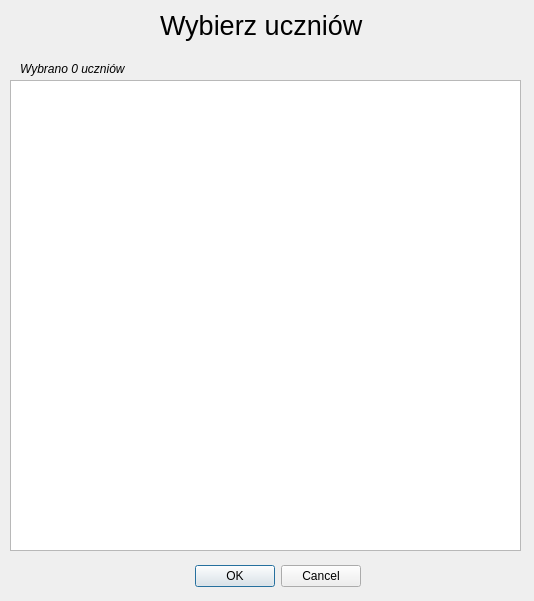
<?xml version="1.0" encoding="UTF-8"?>
<ui version="4.0">
 <class>Dialog</class>
 <widget class="QDialog" name="Dialog">
  <property name="geometry">
   <rect>
    <x>0</x>
    <y>0</y>
    <width>534</width>
    <height>601</height>
   </rect>
  </property>
  <property name="windowTitle">
   <string>Dialog</string>
  </property>
  <widget class="QDialogButtonBox" name="buttonBox">
   <property name="geometry">
    <rect>
     <x>190</x>
     <y>560</y>
     <width>171</width>
     <height>32</height>
    </rect>
   </property>
   <property name="orientation">
    <enum>Qt::Horizontal</enum>
   </property>
   <property name="standardButtons">
    <set>QDialogButtonBox::Cancel|QDialogButtonBox::Ok</set>
   </property>
  </widget>
  <widget class="QLabel" name="label_2">
   <property name="geometry">
    <rect>
     <x>160</x>
     <y>10</y>
     <width>211</width>
     <height>31</height>
    </rect>
   </property>
   <property name="font">
    <font>
     <pointsize>20</pointsize>
    </font>
   </property>
   <property name="text">
    <string>Wybierz uczniów</string>
   </property>
  </widget>
  <widget class="QTableWidget" name="tableWidget">
   <property name="geometry">
    <rect>
     <x>10</x>
     <y>80</y>
     <width>511</width>
     <height>471</height>
    </rect>
   </property>
   <attribute name="horizontalHeaderVisible">
    <bool>true</bool>
   </attribute>
  </widget>
  <widget class="QLabel" name="label">
   <property name="geometry">
    <rect>
     <x>20</x>
     <y>60</y>
     <width>181</width>
     <height>17</height>
    </rect>
   </property>
   <property name="font">
    <font>
     <italic>true</italic>
    </font>
   </property>
   <property name="text">
    <string>Wybrano 0 uczniów</string>
   </property>
  </widget>
 </widget>
 <resources/>
 <connections>
  <connection>
   <sender>buttonBox</sender>
   <signal>accepted()</signal>
   <receiver>Dialog</receiver>
   <slot>accept()</slot>
   <hints>
    <hint type="sourcelabel">
     <x>248</x>
     <y>254</y>
    </hint>
    <hint type="destinationlabel">
     <x>157</x>
     <y>274</y>
    </hint>
   </hints>
  </connection>
  <connection>
   <sender>buttonBox</sender>
   <signal>rejected()</signal>
   <receiver>Dialog</receiver>
   <slot>reject()</slot>
   <hints>
    <hint type="sourcelabel">
     <x>316</x>
     <y>260</y>
    </hint>
    <hint type="destinationlabel">
     <x>286</x>
     <y>274</y>
    </hint>
   </hints>
  </connection>
 </connections>
</ui>
